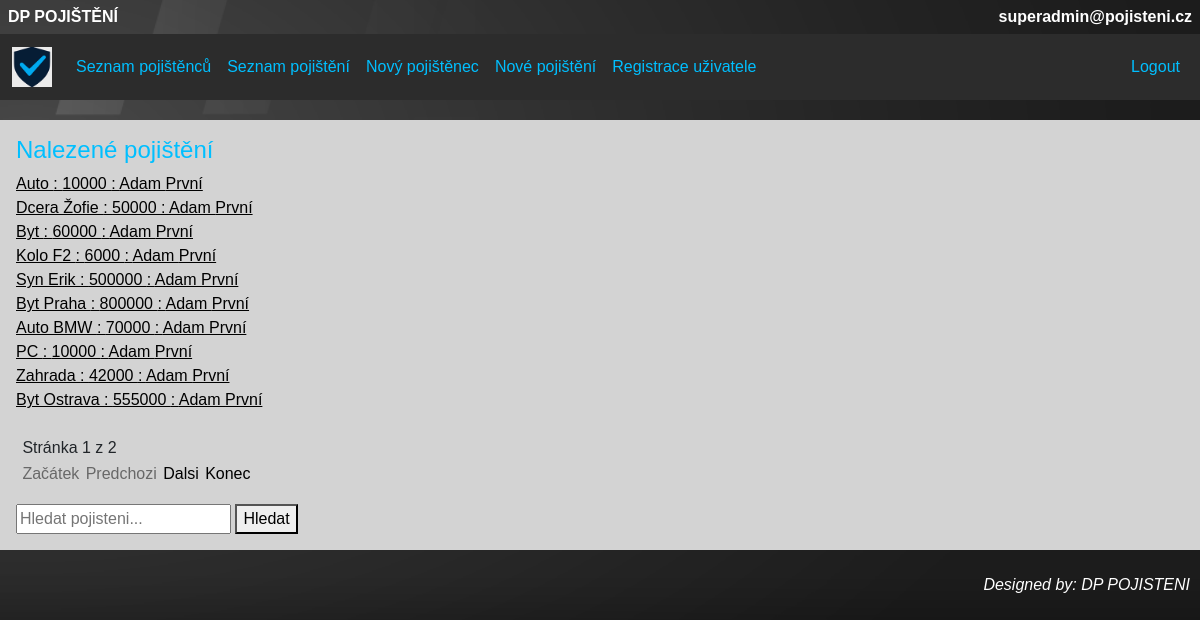
The app's page /pojistenci/pojisteni_search/ (signed in), older data.
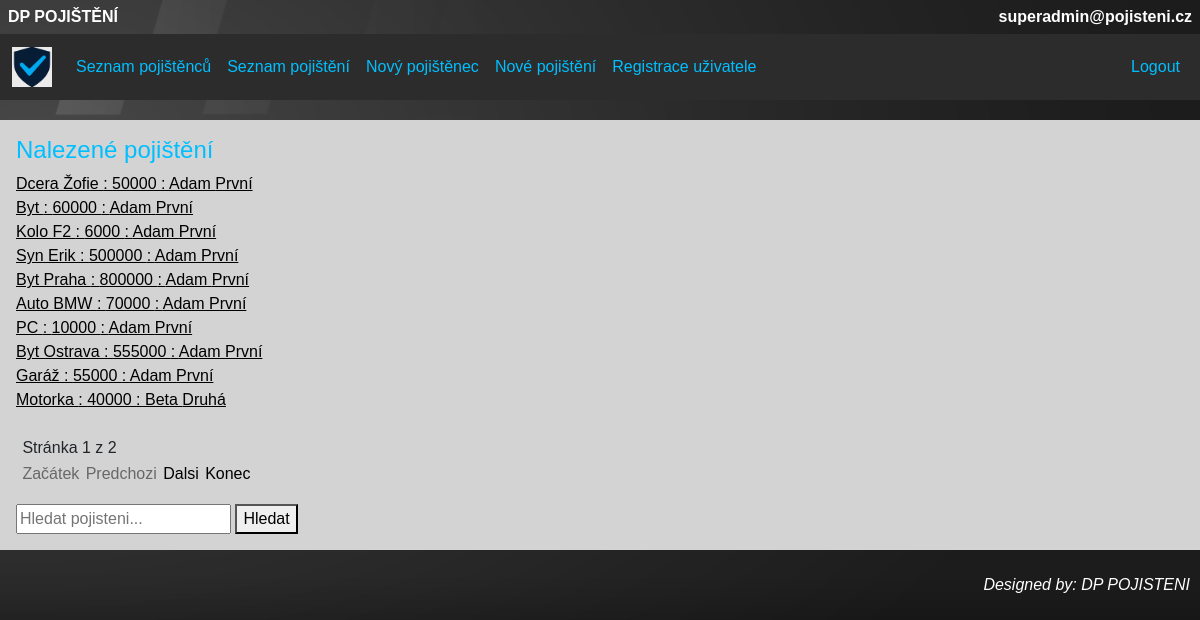
The same page, newer data.
### pojistenci/models.py (models this page shows, shortened)
class Pojisteni(models.Model):
    pojistenec = models.ForeignKey(Pojistenec, on_delete=models.CASCADE)
    typ = models.CharField(max_length=100, validators=[alphanum_space_dash_validator, min_length_validator, max_length_validator])
    castka = models.IntegerField(validators=[castka_min_validator, castka_max_validator])
    predmet_pojisteni = models.CharField(max_length=100, validators=[alphanum_space_dash_validator, min_length_validator, max_length_validator])
    platnost_od = models.DateField()
    platnost_do = models.DateField()
    class Meta:
        verbose_name = "Pojištění"
        verbose_name_plural = "Pojištění"

class Pojistenec(models.Model):
    jmeno = models.CharField(max_length=100, validators=[text_validator, min_length_validator, max_length_validator])
    prijmeni = models.CharField(max_length=100, validators=[text_validator, min_length_validator, max_length_validator])
    email = models.EmailField(max_length=100, validators=[EmailValidator(), max_length_validator])
    telefon = models.CharField(max_length=22, validators=[telefon_validator])
    ulice = models.CharField(max_length=100, validators=[alphanum_space_dash_validator, min_length_validator, max_length_validator])
    cislo = models.CharField(max_length=100, validators=[alphanum_space_dash_validator, max_length_validator])
    mesto = models.CharField(max_length=100, validators=[alphanum_space_dash_validator, min_length_validator, max_length_validator])
    psc = models.CharField(max_length=6, validators=[psc_validator])
    class Meta:
        verbose_name = "Pojištěnec"
        verbose_name_plural = "Pojištěnci"

### pojistenci/views.py (the view, shortened to what this page needs)
# urls.py: path("pojisteni_search/", views.PojisteniSearch.as_view(), name="pojisteni_search"),
class PojisteniSearch(LoginRequiredMixin, generic.ListView):
    model = Pojisteni
    template_name = "pojistenci/search_pojisteni.html"  # cesta k šabloně ze složky templates (je možné sdílet mezi aplikacemi)
    context_object_name = "results"
    paginate_by = 10
    def get_queryset(self):
        q = self.request.GET.get("q", "")
        queryset = Pojisteni.objects.all()
        return queryset
    def get_context_data(self, **kwargs):
        context = super().get_context_data(**kwargs)
        context["query"] = self.request.GET.get("q", "")
        return context

### pojistenci/templates/pojistenci/search_pojisteni.html (shortened to what this page needs)
{% extends "base.html" %}
{% block content %}
    <h4>Nalezené pojištění</h4>
    {% for pojisteni in results %}
    <a href="{% url 'pojisteni_detail' pojisteni.id %}" class="list_of_items">
         {{ pojisteni.predmet_pojisteni }} : {{ pojisteni.castka }} : {{ pojisteni.pojistenec.jmeno }} {{ pojisteni.pojistenec.prijmeni  }}
    </a><br>
    {% empty %}
    <p>Žádné pojištění nebylo nalezeno.</p>
    {% endfor %}
    <br>
    <span class="number_of_pages"> Stránka {{ page_obj.number }} z {{ page_obj.paginator.num_pages }} </span>
    <nav class="flex_box_page">
        <ul class="pagination">
            {% if page_obj.number == 1 %}
            <li><span class="nav_page_item disabled">Začátek</span></li>
            {% else %}
            <li><a href="?page={{ page_obj.paginator.start_index }}" class="nav_page_item">Začátek</a></li>
            {% endif %}
            {% if page_obj.has_previous %}
            <li><a href="?page={{ page_obj.previous_page_number }}" class="nav_page_item">Predchozi</a></li>
            {% else %}
            <li><span class="nav_page_item disabled">Predchozi</span></li>
            {% endif %}
            {% if page_obj.has_next %}
            <li><a href="?page={{ page_obj.next_page_number }}" class="nav_page_item">Dalsi</a></li>
            {% else %}
            <li><span class="nav_page_item disabled">Dalsi</span></li>
            {% endif %}
            {% if page_obj.number == page_obj.paginator.num_pages %}
            <li><span class="nav_page_item disabled">Konec</span></li>
            {% else %}
            <li><a href="?page={{ page_obj.paginator.num_pages }}" class="nav_page_item">Konec</a></li>
            {% endif %}
        </ul>
    </nav>
    <form method="get">
        <input type="text" name="q" placeholder="Hledat pojisteni...">
        <button type="submit">Hledat</button>
    </form>
{% endblock %}

Row changes from the older to the newer data that the page shows:
removed Pojisteni: predmet_pojisteni "Auto", castka "10000", pojistenec.jmeno "Adam", pojistenec.prijmeni "První"
removed Pojisteni: predmet_pojisteni "Zahrada", castka "42000", pojistenec.jmeno "Adam", pojistenec.prijmeni "První"
now on this page (row unchanged): Pojisteni: predmet_pojisteni "Garáž", castka "55000", pojistenec.jmeno "Adam", pojistenec.prijmeni "První"
now on this page (row unchanged): Pojisteni: predmet_pojisteni "Motorka", castka "40000", pojistenec.jmeno "Beta", pojistenec.prijmeni "Druhá"
